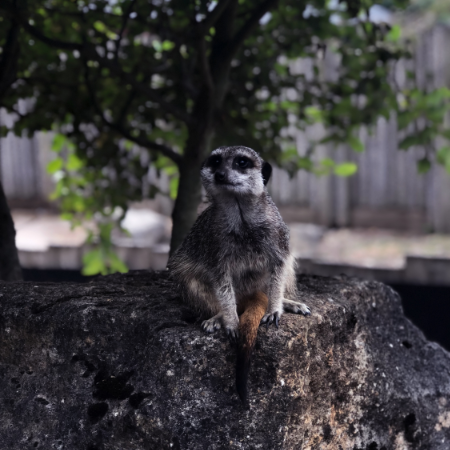
#> input picture examples/example_image1_small.png, 450 x 450 px
$ python compare_images.py examples/example_image1_small.png examples/example_image2_small.png out.png
#> lines starting #> are read from the running program, lines starting #| are printed output that depends on the picture
import os
import sys
from PIL import Image, ImageChops

if len(sys.argv) < 4:
	print('usage: %s <first file> <second file> <output file>\n' % (sys.argv[0]))
	exit(1)


a = Image.open(sys.argv[1]).convert('RGB')
#> a is the input picture: PIL image 450x450 RGB; mean R, G, B 64.7, 63.4, 64.3
b = Image.open(sys.argv[2]).convert('RGB')
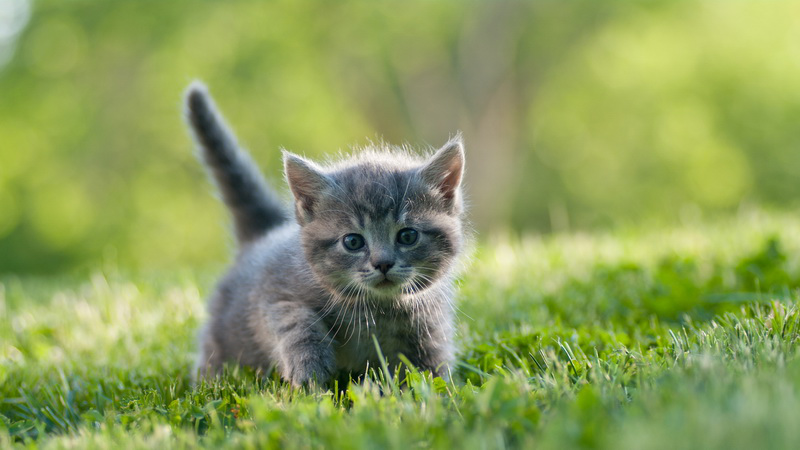
#> input picture examples/example_image2_small.png, 800 x 450 px
#> b is the input picture: PIL image 800x450 RGB; mean R, G, B 139.9, 157.9, 90.5

diff = ImageChops.difference(a, b)
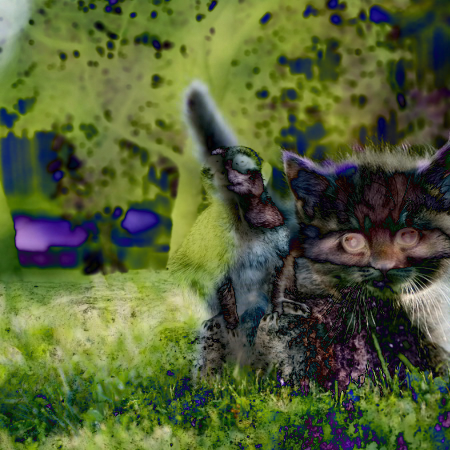
#> diff: PIL image 450x450 RGB; mean R, G, B 84.2, 95.8, 53.8
diff.save(sys.argv[3])
